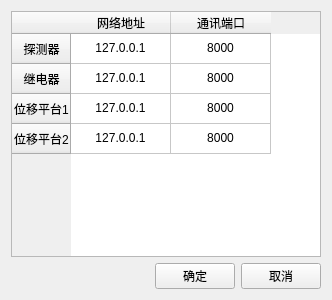
<?xml version="1.0" encoding="UTF-8"?>
<ui version="4.0">
 <class>EquipmentManagementForm</class>
 <widget class="QWidget" name="EquipmentManagementForm">
  <property name="geometry">
   <rect>
    <x>0</x>
    <y>0</y>
    <width>332</width>
    <height>300</height>
   </rect>
  </property>
  <property name="minimumSize">
   <size>
    <width>0</width>
    <height>300</height>
   </size>
  </property>
  <property name="maximumSize">
   <size>
    <width>16777215</width>
    <height>300</height>
   </size>
  </property>
  <property name="windowTitle">
   <string>设备管理</string>
  </property>
  <layout class="QVBoxLayout" name="verticalLayout">
   <item>
    <widget class="QTableWidget" name="tableWidget">
     <attribute name="verticalHeaderVisible">
      <bool>true</bool>
     </attribute>
     <row>
      <property name="text">
       <string>探测器</string>
      </property>
      <property name="textAlignment">
       <set>AlignCenter</set>
      </property>
     </row>
     <row>
      <property name="text">
       <string>继电器</string>
      </property>
      <property name="textAlignment">
       <set>AlignCenter</set>
      </property>
     </row>
     <row>
      <property name="text">
       <string>位移平台1</string>
      </property>
      <property name="textAlignment">
       <set>AlignCenter</set>
      </property>
     </row>
     <row>
      <property name="text">
       <string>位移平台2</string>
      </property>
      <property name="textAlignment">
       <set>AlignCenter</set>
      </property>
     </row>
     <column>
      <property name="text">
       <string>网络地址</string>
      </property>
      <property name="textAlignment">
       <set>AlignCenter</set>
      </property>
     </column>
     <column>
      <property name="text">
       <string>通讯端口</string>
      </property>
      <property name="textAlignment">
       <set>AlignCenter</set>
      </property>
     </column>
     <item row="0" column="0">
      <property name="text">
       <string>127.0.0.1</string>
      </property>
      <property name="textAlignment">
       <set>AlignCenter</set>
      </property>
     </item>
     <item row="0" column="1">
      <property name="text">
       <string>8000</string>
      </property>
      <property name="textAlignment">
       <set>AlignCenter</set>
      </property>
     </item>
     <item row="1" column="0">
      <property name="text">
       <string>127.0.0.1</string>
      </property>
      <property name="textAlignment">
       <set>AlignCenter</set>
      </property>
     </item>
     <item row="1" column="1">
      <property name="text">
       <string>8000</string>
      </property>
      <property name="textAlignment">
       <set>AlignCenter</set>
      </property>
     </item>
     <item row="2" column="0">
      <property name="text">
       <string>127.0.0.1</string>
      </property>
      <property name="textAlignment">
       <set>AlignCenter</set>
      </property>
     </item>
     <item row="2" column="1">
      <property name="text">
       <string>8000</string>
      </property>
      <property name="textAlignment">
       <set>AlignCenter</set>
      </property>
     </item>
     <item row="3" column="0">
      <property name="text">
       <string>127.0.0.1</string>
      </property>
      <property name="textAlignment">
       <set>AlignCenter</set>
      </property>
     </item>
     <item row="3" column="1">
      <property name="text">
       <string>8000</string>
      </property>
      <property name="textAlignment">
       <set>AlignCenter</set>
      </property>
     </item>
    </widget>
   </item>
   <item>
    <layout class="QHBoxLayout" name="horizontalLayout_3">
     <item>
      <spacer name="horizontalSpacer">
       <property name="orientation">
        <enum>Qt::Horizontal</enum>
       </property>
       <property name="sizeHint" stdset="0">
        <size>
         <width>40</width>
         <height>20</height>
        </size>
       </property>
      </spacer>
     </item>
     <item>
      <widget class="QPushButton" name="pushButton_ok">
       <property name="text">
        <string>确定</string>
       </property>
      </widget>
     </item>
     <item>
      <widget class="QPushButton" name="pushButton_cancel">
       <property name="text">
        <string>取消</string>
       </property>
      </widget>
     </item>
    </layout>
   </item>
  </layout>
 </widget>
 <resources/>
 <connections/>
</ui>
